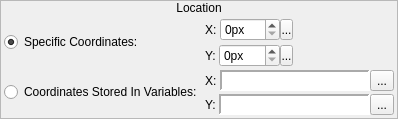
             <widget class="QFrame" name="frame_5">
              <property name="frameShape">
               <enum>QFrame::StyledPanel</enum>
              </property>
              <property name="frameShadow">
               <enum>QFrame::Raised</enum>
              </property>
              <layout class="QVBoxLayout" name="verticalLayout_6">
               <property name="spacing">
                <number>0</number>
               </property>
               <property name="margin">
                <number>0</number>
               </property>
               <item>
                <widget class="QLabel" name="label_5">
                 <property name="sizePolicy">
                  <sizepolicy hsizetype="Preferred" vsizetype="Fixed">
                   <horstretch>0</horstretch>
                   <verstretch>0</verstretch>
                  </sizepolicy>
                 </property>
                 <property name="text">
                  <string>Location</string>
                 </property>
                 <property name="alignment">
                  <set>Qt::AlignCenter</set>
                 </property>
                </widget>
               </item>
               <item>
                <widget class="QWidget" name="widget_6" native="true">
                 <layout class="QHBoxLayout" name="horizontalLayout_8">
                  <property name="spacing">
                   <number>3</number>
                  </property>
                  <property name="margin">
                   <number>3</number>
                  </property>
                  <item>
                   <widget class="QWidget" name="widget_7" native="true">
                    <property name="sizePolicy">
                     <sizepolicy hsizetype="Fixed" vsizetype="Preferred">
                      <horstretch>0</horstretch>
                      <verstretch>0</verstretch>
                     </sizepolicy>
                    </property>
                    <layout class="QVBoxLayout" name="verticalLayout_7">
                     <property name="spacing">
                      <number>3</number>
                     </property>
                     <property name="margin">
                      <number>0</number>
                     </property>
                     <item>
                      <widget class="QWidget" name="widget_9" native="true"/>
                     </item>
                     <item>
                      <widget class="QRadioButton" name="rbSpecificCoordinates">
                       <property name="sizePolicy">
                        <sizepolicy hsizetype="Fixed" vsizetype="Fixed">
                         <horstretch>0</horstretch>
                         <verstretch>0</verstretch>
                        </sizepolicy>
                       </property>
                       <property name="text">
                        <string>Specific Coordinates:</string>
                       </property>
                       <property name="checked">
                        <bool>true</bool>
                       </property>
                      </widget>
                     </item>
                     <item>
                      <widget class="QWidget" name="widget_10" native="true"/>
                     </item>
                     <item>
                      <widget class="QWidget" name="widget_11" native="true"/>
                     </item>
                     <item>
                      <widget class="QRadioButton" name="rbStoredCoordinates">
                       <property name="sizePolicy">
                        <sizepolicy hsizetype="Fixed" vsizetype="Fixed">
                         <horstretch>0</horstretch>
                         <verstretch>0</verstretch>
                        </sizepolicy>
                       </property>
                       <property name="text">
                        <string>Coordinates Stored In Variables:</string>
                       </property>
                      </widget>
                     </item>
                     <item>
                      <widget class="QWidget" name="widget_12" native="true"/>
                     </item>
                    </layout>
                   </widget>
                  </item>
                  <item>
                   <widget class="QWidget" name="widget_8" native="true">
                    <layout class="QVBoxLayout" name="verticalLayout_8">
                     <property name="spacing">
                      <number>3</number>
                     </property>
                     <property name="margin">
                      <number>0</number>
                     </property>
                     <item>
                      <widget class="QWidget" name="wCoordinates" native="true">
                       <property name="sizePolicy">
                        <sizepolicy hsizetype="Fixed" vsizetype="Preferred">
                         <horstretch>0</horstretch>
                         <verstretch>0</verstretch>
                        </sizepolicy>
                       </property>
                       <layout class="QVBoxLayout" name="verticalLayout_9">
                        <property name="spacing">
                         <number>3</number>
                        </property>
                        <property name="margin">
                         <number>0</number>
                        </property>
                        <item>
                         <widget class="QWidget" name="widget_50" native="true">
                          <layout class="QHBoxLayout" name="horizontalLayout_4">
                           <property name="spacing">
                            <number>3</number>
                           </property>
                           <property name="margin">
                            <number>0</number>
                           </property>
                           <item>
                            <widget class="QLabel" name="label_6">
                             <property name="sizePolicy">
                              <sizepolicy hsizetype="Fixed" vsizetype="Preferred">
                               <horstretch>0</horstretch>
                               <verstretch>0</verstretch>
                              </sizepolicy>
                             </property>
                             <property name="text">
                              <string>X:</string>
                             </property>
                            </widget>
                           </item>
                           <item>
                            <widget class="QWidget" name="widget_13" native="true">
                             <layout class="QHBoxLayout" name="horizontalLayout_2">
                              <property name="spacing">
                               <number>0</number>
                              </property>
                              <property name="margin">
                               <number>0</number>
                              </property>
                              <item>
                               <widget class="QSpinBox" name="sbX">
                                <property name="sizePolicy">
                                 <sizepolicy hsizetype="Preferred" vsizetype="Fixed">
                                  <horstretch>0</horstretch>
                                  <verstretch>0</verstretch>
                                 </sizepolicy>
                                </property>
                                <property name="accelerated">
                                 <bool>true</bool>
                                </property>
                                <property name="suffix">
                                 <string>px</string>
                                </property>
                                <property name="minimum">
                                 <number>0</number>
                                </property>
                                <property name="maximum">
                                 <number>640</number>
                                </property>
                               </widget>
                              </item>
                              <item>
                               <widget class="SpinBoxSideButton" name="bXSideButton">
                                <property name="minimumSize">
                                 <size>
                                  <width>13</width>
                                  <height>21</height>
                                 </size>
                                </property>
                                <property name="maximumSize">
                                 <size>
                                  <width>13</width>
                                  <height>21</height>
                                 </size>
                                </property>
                                <property name="text">
                                 <string>...</string>
                                </property>
                                <property name="icon">
                                 <iconset resource="gui_icons.qrc">
                                  <normaloff>:/icons/spinBoxSideButton.png</normaloff>:/icons/spinBoxSideButton.png</iconset>
                                </property>
                                <property name="iconSize">
                                 <size>
                                  <width>8</width>
                                  <height>16</height>
                                 </size>
                                </property>
                               </widget>
                              </item>
                             </layout>
                            </widget>
                           </item>
                          </layout>
                         </widget>
                        </item>
                        <item>
                         <widget class="QWidget" name="widget_51" native="true">
                          <layout class="QHBoxLayout" name="horizontalLayout_5">
                           <property name="spacing">
                            <number>3</number>
                           </property>
                           <property name="margin">
                            <number>0</number>
                           </property>
                           <item>
                            <widget class="QLabel" name="label_7">
                             <property name="sizePolicy">
                              <sizepolicy hsizetype="Fixed" vsizetype="Preferred">
                               <horstretch>0</horstretch>
                               <verstretch>0</verstretch>
                              </sizepolicy>
                             </property>
                             <property name="text">
                              <string>Y:</string>
                             </property>
                            </widget>
                           </item>
                           <item>
                            <widget class="QWidget" name="widget_14" native="true">
                             <layout class="QHBoxLayout" name="horizontalLayout_3">
                              <property name="spacing">
                               <number>0</number>
                              </property>
                              <property name="margin">
                               <number>0</number>
                              </property>
                              <item>
                               <widget class="QSpinBox" name="sbY">
                                <property name="sizePolicy">
                                 <sizepolicy hsizetype="Preferred" vsizetype="Fixed">
                                  <horstretch>0</horstretch>
                                  <verstretch>0</verstretch>
                                 </sizepolicy>
                                </property>
                                <property name="accelerated">
                                 <bool>true</bool>
                                </property>
                                <property name="suffix">
                                 <string>px</string>
                                </property>
                                <property name="minimum">
                                 <number>0</number>
                                </property>
                                <property name="maximum">
                                 <number>480</number>
                                </property>
                               </widget>
                              </item>
                              <item>
                               <widget class="SpinBoxSideButton" name="bYSideButton">
                                <property name="minimumSize">
                                 <size>
                                  <width>13</width>
                                  <height>21</height>
                                 </size>
                                </property>
                                <property name="maximumSize">
                                 <size>
                                  <width>13</width>
                                  <height>21</height>
                                 </size>
                                </property>
                                <property name="text">
                                 <string>...</string>
                                </property>
                                <property name="icon">
                                 <iconset resource="gui_icons.qrc">
                                  <normaloff>:/icons/spinBoxSideButton.png</normaloff>:/icons/spinBoxSideButton.png</iconset>
                                </property>
                                <property name="iconSize">
                                 <size>
                                  <width>8</width>
                                  <height>16</height>
                                 </size>
                                </property>
                               </widget>
                              </item>
                             </layout>
                            </widget>
                           </item>
                          </layout>
                         </widget>
                        </item>
                       </layout>
                      </widget>
                     </item>
                     <item>
                      <widget class="QWidget" name="wCoordinateVariables" native="true">
                       <layout class="QVBoxLayout" name="verticalLayout_10">
                        <property name="spacing">
                         <number>3</number>
                        </property>
                        <property name="margin">
                         <number>0</number>
                        </property>
                        <item>
                         <widget class="QWidget" name="widget_52" native="true">
                          <layout class="QHBoxLayout" name="horizontalLayout_6">
                           <property name="spacing">
                            <number>3</number>
                           </property>
                           <property name="margin">
                            <number>0</number>
                           </property>
                           <item>
                            <widget class="QLabel" name="label_8">
                             <property name="sizePolicy">
                              <sizepolicy hsizetype="Fixed" vsizetype="Preferred">
                               <horstretch>0</horstretch>
                               <verstretch>0</verstretch>
                              </sizepolicy>
                             </property>
                             <property name="text">
                              <string>X:</string>
                             </property>
                            </widget>
                           </item>
                           <item>
                            <widget class="QWidget" name="wXVariable" native="true">
                             <layout class="QHBoxLayout" name="horizontalLayout_38">
                              <property name="spacing">
                               <number>0</number>
                              </property>
                              <property name="margin">
                               <number>0</number>
                              </property>
                              <item>
                               <widget class="QLabel" name="lblXVariable">
                                <property name="sizePolicy">
                                 <sizepolicy hsizetype="Preferred" vsizetype="Preferred">
                                  <horstretch>0</horstretch>
                                  <verstretch>0</verstretch>
                                 </sizepolicy>
                                </property>
                                <property name="minimumSize">
                                 <size>
                                  <width>150</width>
                                  <height>0</height>
                                 </size>
                                </property>
                                <property name="font">
                                 <font>
                                  <family>Monospace</family>
                                 </font>
                                </property>
                                <property name="styleSheet">
                                 <string notr="true">background-color: palette(base);</string>
                                </property>
                                <property name="frameShape">
                                 <enum>QFrame::Panel</enum>
                                </property>
                                <property name="frameShadow">
                                 <enum>QFrame::Sunken</enum>
                                </property>
                                <property name="lineWidth">
                                 <number>2</number>
                                </property>
                                <property name="text">
                                 <string/>
                                </property>
                               </widget>
                              </item>
                              <item>
                               <widget class="QToolButton" name="bBrowseXVariables">
                                <property name="text">
                                 <string>...</string>
                                </property>
                                <property name="icon">
                                 <iconset resource="gui_icons.qrc">
                                  <normaloff>:/icons/fileopen.png</normaloff>:/icons/fileopen.png</iconset>
                                </property>
                               </widget>
                              </item>
                             </layout>
                            </widget>
                           </item>
                          </layout>
                         </widget>
                        </item>
                        <item>
                         <widget class="QWidget" name="widget_53" native="true">
                          <layout class="QHBoxLayout" name="horizontalLayout_7">
                           <property name="spacing">
                            <number>3</number>
                           </property>
                           <property name="margin">
                            <number>0</number>
                           </property>
                           <item>
                            <widget class="QLabel" name="label_9">
                             <property name="sizePolicy">
                              <sizepolicy hsizetype="Fixed" vsizetype="Preferred">
                               <horstretch>0</horstretch>
                               <verstretch>0</verstretch>
                              </sizepolicy>
                             </property>
                             <property name="text">
                              <string>Y:</string>
                             </property>
                            </widget>
                           </item>
                           <item>
                            <widget class="QWidget" name="wYVariable" native="true">
                             <layout class="QHBoxLayout" name="horizontalLayout_39">
                              <property name="spacing">
                               <number>0</number>
                              </property>
                              <property name="margin">
                               <number>0</number>
                              </property>
                              <item>
                               <widget class="QLabel" name="lblYVariable">
                                <property name="sizePolicy">
                                 <sizepolicy hsizetype="Preferred" vsizetype="Preferred">
                                  <horstretch>0</horstretch>
                                  <verstretch>0</verstretch>
                                 </sizepolicy>
                                </property>
                                <property name="minimumSize">
                                 <size>
                                  <width>150</width>
                                  <height>0</height>
                                 </size>
                                </property>
                                <property name="font">
                                 <font>
                                  <family>Monospace</family>
                                 </font>
                                </property>
                                <property name="styleSheet">
                                 <string notr="true">background-color: palette(base);</string>
                                </property>
                                <property name="frameShape">
                                 <enum>QFrame::Panel</enum>
                                </property>
                                <property name="frameShadow">
                                 <enum>QFrame::Sunken</enum>
                                </property>
                                <property name="lineWidth">
                                 <number>2</number>
                                </property>
                                <property name="text">
                                 <string/>
                                </property>
                               </widget>
                              </item>
                              <item>
                               <widget class="QToolButton" name="bBrowseYVariables">
                                <property name="text">
                                 <string>...</string>
                                </property>
                                <property name="icon">
                                 <iconset resource="gui_icons.qrc">
                                  <normaloff>:/icons/fileopen.png</normaloff>:/icons/fileopen.png</iconset>
                                </property>
                               </widget>
                              </item>
                             </layout>
                            </widget>
                           </item>
                          </layout>
                         </widget>
                        </item>
                       </layout>
                      </widget>
                     </item>
                    </layout>
                   </widget>
                  </item>
                 </layout>
                </widget>
               </item>
              </layout>
             </widget>
